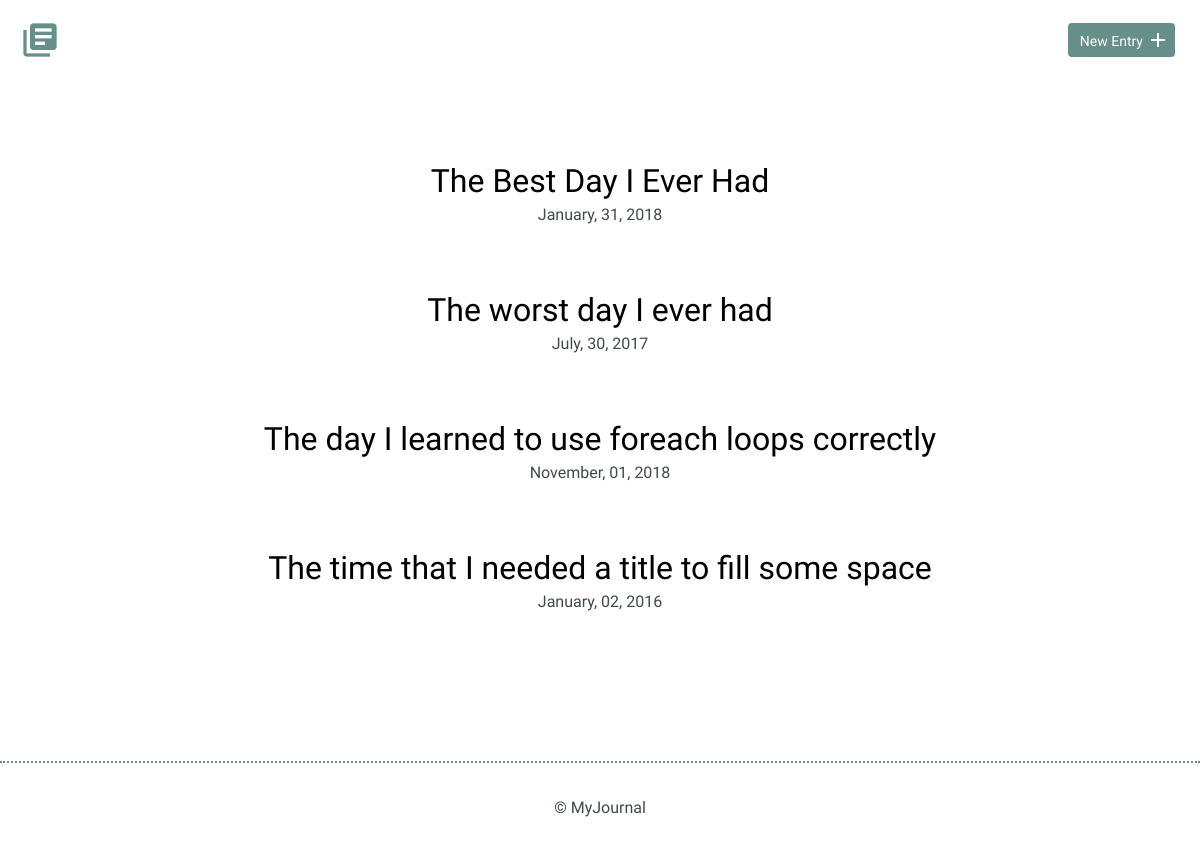
Before: / with the older database file.
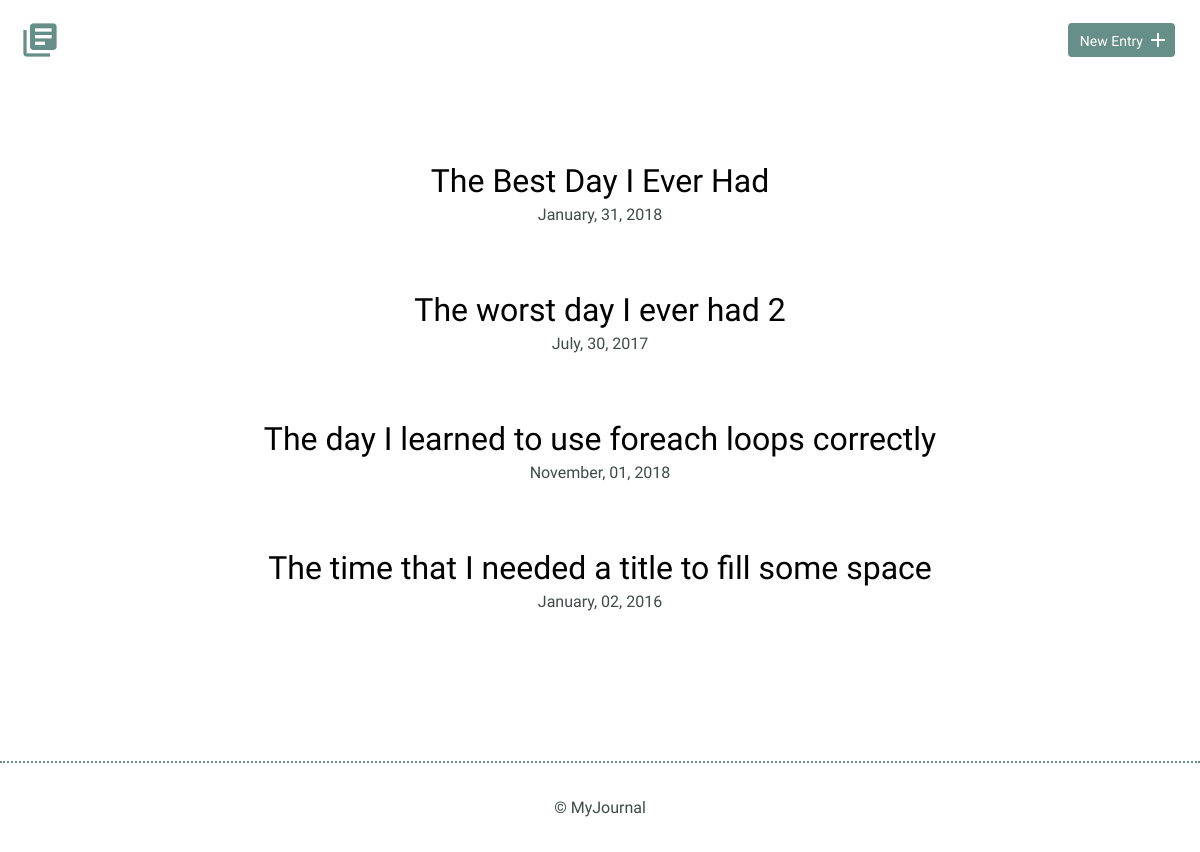
After: the same page with the newer database file.
### tables this page shows
CREATE TABLE "entries" (
	`id`	INTEGER,
	`title`	TEXT,
	`date`	TEXT,
	`time_spent`	INTEGER,
	`learned`	BLOB,
	`resources`	BLOB,
	PRIMARY KEY(`id`)
);

### inc/functions.php (called while the page is built, shortened)
<?php
    function get_entry(){
        include ("connection.php");
        try {
            $sql = "SELECT * FROM entries";
            $stmt = $db->prepare($sql);
            $stmt->execute();
            $results = $stmt->fetchAll(PDO::FETCH_ASSOC);
            return $results;
        } catch (Exception $e) {
            echo "Unable to query DB" . $e->getMessage();
            die();
        }
    }
?>

### index.php (the view)
<?php include ("inc/header.php"); ?>
        <section>
            <div class="container">
                <div class="entry-list">
                    <?php
                    foreach(get_entry() AS $entry) {
                        echo "<article>
                        <h2><a href=\"detail.php?id=". $entry['id'] . "\">" .$entry['title']. "</a></h2>
                        <time datetime=\"" . $entry['date'] . "\">" . date('F, d, Y', strtotime($entry['date'])) . "</time>
                         </article>";
                    }
                    ?>
                </div>
            </div>
        </section>
<?php include ("inc/footer.php"); ?>

Changed rows visible on the page:
changed entries: title "The worst day I ever had" → "The worst day I ever had 2"
